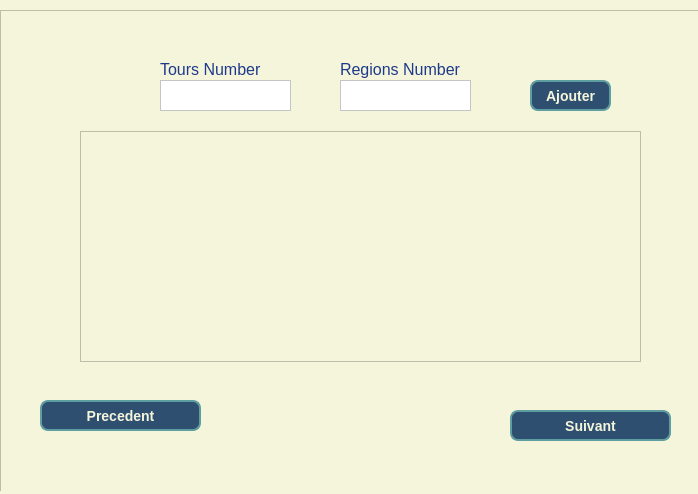
<?xml version="1.0" encoding="UTF-8"?>
<ui version="4.0">
 <class>Page1</class>
 <widget class="QWidget" name="Page1">
  <property name="geometry">
   <rect>
    <x>0</x>
    <y>0</y>
    <width>698</width>
    <height>494</height>
   </rect>
  </property>
  <property name="windowTitle">
   <string>Form</string>
  </property>
  <widget class="QFrame" name="frame">
   <property name="geometry">
    <rect>
     <x>-10</x>
     <y>0</y>
     <width>721</width>
     <height>501</height>
    </rect>
   </property>
   <property name="styleSheet">
    <string notr="true">background-color: rgb(245, 245, 220); /* Light gray */
</string>
   </property>
   <property name="frameShape">
    <enum>QFrame::Shape::StyledPanel</enum>
   </property>
   <property name="frameShadow">
    <enum>QFrame::Shadow::Raised</enum>
   </property>
   <widget class="QStackedWidget" name="stackedWidget">
    <property name="geometry">
     <rect>
      <x>0</x>
      <y>0</y>
      <width>721</width>
      <height>491</height>
     </rect>
    </property>
    <property name="currentIndex">
     <number>1</number>
    </property>
    <widget class="QWidget" name="Page_1">
     <property name="styleSheet">
      <string notr="true">color:black</string>
     </property>
     <widget class="QFrame" name="frame_2">
      <property name="geometry">
       <rect>
        <x>0</x>
        <y>0</y>
        <width>811</width>
        <height>601</height>
       </rect>
      </property>
      <property name="frameShape">
       <enum>QFrame::Shape::StyledPanel</enum>
      </property>
      <property name="frameShadow">
       <enum>QFrame::Shadow::Raised</enum>
      </property>
      <widget class="QLabel" name="label_3">
       <property name="geometry">
        <rect>
         <x>210</x>
         <y>120</y>
         <width>361</width>
         <height>51</height>
        </rect>
       </property>
       <property name="styleSheet">
        <string notr="true">color: #2F4F70;   /* Steel Blue (A darker blue) */

font-size: 18px;  /* Font size */
font-weight: bold;  /* Bold text */
</string>
       </property>
       <property name="text">
        <string>   Choisis un problème à resoudre </string>
       </property>
       <property name="margin">
        <number>-6</number>
       </property>
      </widget>
      <widget class="QPushButton" name="Tours">
       <property name="geometry">
        <rect>
         <x>200</x>
         <y>190</y>
         <width>311</width>
         <height>71</height>
        </rect>
       </property>
       <property name="styleSheet">
        <string notr="true">QPushButton {
   background-color:#2F4F70; 
   color: rgb(245, 245, 220);               /* White text */
    font-size: 14px;            /* Font size */
    font-weight: bold;          /* Bold text */
    border: 2px solid #5F9EA0;  /* Border with a lighter blue color */
    border-radius: 8px;         /* Rounded corners */
    padding: 10px 20px;         /* Padding inside the button */
}

QPushButton:hover {
    background-color: #5F9EA0;  /* Lighter Blue when hovered */
    border: 2px solid #4682B4;  /* Darker border on hover */
}

QPushButton:pressed {
    background-color: #4169E1;  /* Royal Blue when pressed */
    border: 2px solid #3A75A3;  /* Darker border when pressed */
}

QPushButton:disabled {
    background-color: #A9A9A9;  /* Grey background for disabled button */
    color: #7F7F7F;              /* Grey text for disabled button */
    border: 2px solid #D3D3D3;   /* Light border for disabled button */
}
</string>
       </property>
       <property name="text">
        <string>Couverture des tours</string>
       </property>
       <property name="flat">
        <bool>false</bool>
       </property>
      </widget>
      <widget class="QPushButton" name="pushButton_6">
       <property name="geometry">
        <rect>
         <x>200</x>
         <y>310</y>
         <width>311</width>
         <height>71</height>
        </rect>
       </property>
       <property name="styleSheet">
        <string notr="true">QPushButton {
   background-color:#2F4F70; 
   color:rgb(245, 245, 220);            /* White text */
    font-size: 14px;            /* Font size */
    font-weight: bold;          /* Bold text */
    border: 2px solid #5F9EA0;  /* Border with a lighter blue color */
    border-radius: 8px;         /* Rounded corners */
    padding: 10px 20px;         /* Padding inside the button */
}

QPushButton:hover {
    background-color: #5F9EA0;  /* Lighter Blue when hovered */
    border: 2px solid #4682B4;  /* Darker border on hover */
}

QPushButton:pressed {
    background-color: #4169E1;  /* Royal Blue when pressed */
    border: 2px solid #3A75A3;  /* Darker border when pressed */
}

QPushButton:disabled {
    background-color: #A9A9A9;  /* Grey background for disabled button */
    color: #7F7F7F;              /* Grey text for disabled button */
    border: 2px solid #D3D3D3;   /* Light border for disabled button */
}
</string>
       </property>
       <property name="text">
        <string>Couverture des tours</string>
       </property>
      </widget>
     </widget>
    </widget>
    <widget class="QWidget" name="page_2">
     <widget class="QFrame" name="frame_3">
      <property name="geometry">
       <rect>
        <x>10</x>
        <y>10</y>
        <width>721</width>
        <height>491</height>
       </rect>
      </property>
      <property name="frameShape">
       <enum>QFrame::Shape::StyledPanel</enum>
      </property>
      <property name="frameShadow">
       <enum>QFrame::Shadow::Raised</enum>
      </property>
      <widget class="QTextEdit" name="textEdit">
       <property name="geometry">
        <rect>
         <x>160</x>
         <y>70</y>
         <width>131</width>
         <height>31</height>
        </rect>
       </property>
       <property name="styleSheet">
        <string notr="true">background-color:white;</string>
       </property>
       <property name="html">
        <string>&lt;!DOCTYPE HTML PUBLIC &quot;-//W3C//DTD HTML 4.0//EN&quot; &quot;http://www.w3.org/TR/REC-html40/strict.dtd&quot;&gt;
&lt;html&gt;&lt;head&gt;&lt;meta name=&quot;qrichtext&quot; content=&quot;1&quot; /&gt;&lt;meta charset=&quot;utf-8&quot; /&gt;&lt;style type=&quot;text/css&quot;&gt;
p, li { white-space: pre-wrap; }
hr { height: 1px; border-width: 0; }
li.unchecked::marker { content: &quot;\2610&quot;; }
li.checked::marker { content: &quot;\2612&quot;; }
&lt;/style&gt;&lt;/head&gt;&lt;body style=&quot; font-family:'Segoe UI'; font-size:9.75pt; font-weight:400; font-style:normal;&quot;&gt;
&lt;p style=&quot;-qt-paragraph-type:empty; margin-top:0px; margin-bottom:0px; margin-left:0px; margin-right:0px; -qt-block-indent:0; text-indent:0px;&quot;&gt;&lt;br /&gt;&lt;/p&gt;&lt;/body&gt;&lt;/html&gt;</string>
       </property>
      </widget>
      <widget class="QLabel" name="label_5">
       <property name="geometry">
        <rect>
         <x>340</x>
         <y>50</y>
         <width>131</width>
         <height>18</height>
        </rect>
       </property>
       <property name="styleSheet">
        <string notr="true">color: #1E3A8A;  /* A bold, deep blue (Tailwind's blue-900) */

font-size: 16px;
</string>
       </property>
       <property name="text">
        <string>Regions Number</string>
       </property>
      </widget>
      <widget class="QTextEdit" name="textEdit_2">
       <property name="geometry">
        <rect>
         <x>340</x>
         <y>70</y>
         <width>131</width>
         <height>31</height>
        </rect>
       </property>
       <property name="styleSheet">
        <string notr="true">background-color:white;</string>
       </property>
       <property name="html">
        <string>&lt;!DOCTYPE HTML PUBLIC &quot;-//W3C//DTD HTML 4.0//EN&quot; &quot;http://www.w3.org/TR/REC-html40/strict.dtd&quot;&gt;
&lt;html&gt;&lt;head&gt;&lt;meta name=&quot;qrichtext&quot; content=&quot;1&quot; /&gt;&lt;meta charset=&quot;utf-8&quot; /&gt;&lt;style type=&quot;text/css&quot;&gt;
p, li { white-space: pre-wrap; }
hr { height: 1px; border-width: 0; }
li.unchecked::marker { content: &quot;\2610&quot;; }
li.checked::marker { content: &quot;\2612&quot;; }
&lt;/style&gt;&lt;/head&gt;&lt;body style=&quot; font-family:'Segoe UI'; font-size:9.75pt; font-weight:400; font-style:normal;&quot;&gt;
&lt;p style=&quot;-qt-paragraph-type:empty; margin-top:0px; margin-bottom:0px; margin-left:0px; margin-right:0px; -qt-block-indent:0; text-indent:0px;&quot;&gt;&lt;br /&gt;&lt;/p&gt;&lt;/body&gt;&lt;/html&gt;</string>
       </property>
      </widget>
      <widget class="QPushButton" name="Ajouter">
       <property name="geometry">
        <rect>
         <x>530</x>
         <y>70</y>
         <width>81</width>
         <height>31</height>
        </rect>
       </property>
       <property name="styleSheet">
        <string notr="true">QPushButton {
   background-color:#2F4F70; 
   color:rgb(245, 245, 220);            /* White text */
    font-size: 14px;            /* Font size */
    font-weight: bold;          /* Bold text */
    border: 2px solid #5F9EA0;  /* Border with a lighter blue color */
    border-radius: 8px;         /* Rounded corners */

}

QPushButton:hover {
    background-color: #5F9EA0;  /* Lighter Blue when hovered */
    border: 2px solid #4682B4;  /* Darker border on hover */
}

QPushButton:pressed {
    background-color: #4169E1;  /* Royal Blue when pressed */
    border: 2px solid #3A75A3;  /* Darker border when pressed */
}

QPushButton:disabled {
    background-color: #A9A9A9;  /* Grey background for disabled button */
    color: #7F7F7F;              /* Grey text for disabled button */
    border: 2px solid #D3D3D3;   /* Light border for disabled button */
}
</string>
       </property>
       <property name="text">
        <string>Ajouter</string>
       </property>
      </widget>
      <widget class="QLabel" name="label_6">
       <property name="geometry">
        <rect>
         <x>160</x>
         <y>50</y>
         <width>131</width>
         <height>18</height>
        </rect>
       </property>
       <property name="styleSheet">
        <string notr="true">color: #1E3A8A;  /* A bold, deep blue (Tailwind's blue-900) */

font-size: 16px;
</string>
       </property>
       <property name="text">
        <string>Tours Number</string>
       </property>
      </widget>
      <widget class="QTableView" name="tableView">
       <property name="geometry">
        <rect>
         <x>80</x>
         <y>121</y>
         <width>561</width>
         <height>231</height>
        </rect>
       </property>
      </widget>
      <widget class="QPushButton" name="Suivant_p2">
       <property name="geometry">
        <rect>
         <x>510</x>
         <y>400</y>
         <width>161</width>
         <height>31</height>
        </rect>
       </property>
       <property name="styleSheet">
        <string notr="true">QPushButton {
   background-color:#2F4F70; 
   color:rgb(245, 245, 220);            /* White text */
    font-size: 14px;            /* Font size */
    font-weight: bold;          /* Bold text */
    border: 2px solid #5F9EA0;  /* Border with a lighter blue color */
    border-radius: 8px;         /* Rounded corners */

}

QPushButton:hover {
    background-color: #5F9EA0;  /* Lighter Blue when hovered */
    border: 2px solid #4682B4;  /* Darker border on hover */
}

QPushButton:pressed {
    background-color: #4169E1;  /* Royal Blue when pressed */
    border: 2px solid #3A75A3;  /* Darker border when pressed */
}

QPushButton:disabled {
    background-color: #A9A9A9;  /* Grey background for disabled button */
    color: #7F7F7F;              /* Grey text for disabled button */
    border: 2px solid #D3D3D3;   /* Light border for disabled button */
}
</string>
       </property>
       <property name="text">
        <string>Suivant</string>
       </property>
      </widget>
      <widget class="QPushButton" name="precedent_p2">
       <property name="geometry">
        <rect>
         <x>40</x>
         <y>390</y>
         <width>161</width>
         <height>31</height>
        </rect>
       </property>
       <property name="styleSheet">
        <string notr="true">QPushButton {
   background-color:#2F4F70; 
   color:rgb(245, 245, 220);            /* White text */
    font-size: 14px;            /* Font size */
    font-weight: bold;          /* Bold text */
    border: 2px solid #5F9EA0;  /* Border with a lighter blue color */
    border-radius: 8px;         /* Rounded corners */

}

QPushButton:hover {
    background-color: #5F9EA0;  /* Lighter Blue when hovered */
    border: 2px solid #4682B4;  /* Darker border on hover */
}

QPushButton:pressed {
    background-color: #4169E1;  /* Royal Blue when pressed */
    border: 2px solid #3A75A3;  /* Darker border when pressed */
}

QPushButton:disabled {
    background-color: #A9A9A9;  /* Grey background for disabled button */
    color: #7F7F7F;              /* Grey text for disabled button */
    border: 2px solid #D3D3D3;   /* Light border for disabled button */
}
</string>
       </property>
       <property name="text">
        <string>Precedent</string>
       </property>
      </widget>
     </widget>
    </widget>
    <widget class="QWidget" name="page_3">
     <widget class="QFrame" name="frame_4">
      <property name="geometry">
       <rect>
        <x>10</x>
        <y>0</y>
        <width>741</width>
        <height>541</height>
       </rect>
      </property>
      <property name="frameShape">
       <enum>QFrame::Shape::StyledPanel</enum>
      </property>
      <property name="frameShadow">
       <enum>QFrame::Shadow::Raised</enum>
      </property>
      <widget class="QPushButton" name="suivant_3">
       <property name="geometry">
        <rect>
         <x>430</x>
         <y>380</y>
         <width>161</width>
         <height>31</height>
        </rect>
       </property>
       <property name="styleSheet">
        <string notr="true">QPushButton {
   background-color:#2F4F70; 
   color:rgb(245, 245, 220);            /* White text */
    font-size: 14px;            /* Font size */
    font-weight: bold;          /* Bold text */
    border: 2px solid #5F9EA0;  /* Border with a lighter blue color */
    border-radius: 8px;         /* Rounded corners */

}

QPushButton:hover {
    background-color: #5F9EA0;  /* Lighter Blue when hovered */
    border: 2px solid #4682B4;  /* Darker border on hover */
}

QPushButton:pressed {
    background-color: #4169E1;  /* Royal Blue when pressed */
    border: 2px solid #3A75A3;  /* Darker border when pressed */
}

QPushButton:disabled {
    background-color: #A9A9A9;  /* Grey background for disabled button */
    color: #7F7F7F;              /* Grey text for disabled button */
    border: 2px solid #D3D3D3;   /* Light border for disabled button */
}
</string>
       </property>
       <property name="text">
        <string>Suivant</string>
       </property>
      </widget>
      <widget class="QScrollArea" name="scrollArea_3">
       <property name="geometry">
        <rect>
         <x>60</x>
         <y>50</y>
         <width>621</width>
         <height>301</height>
        </rect>
       </property>
       <property name="widgetResizable">
        <bool>true</bool>
       </property>
       <widget class="QWidget" name="scrollAreaWidgetContents_3">
        <property name="geometry">
         <rect>
          <x>0</x>
          <y>0</y>
          <width>619</width>
          <height>299</height>
         </rect>
        </property>
        <widget class="QTableView" name="tableView_3">
         <property name="geometry">
          <rect>
           <x>0</x>
           <y>0</y>
           <width>621</width>
           <height>291</height>
          </rect>
         </property>
        </widget>
       </widget>
      </widget>
      <widget class="QPushButton" name="precedent_p3">
       <property name="geometry">
        <rect>
         <x>100</x>
         <y>380</y>
         <width>161</width>
         <height>31</height>
        </rect>
       </property>
       <property name="styleSheet">
        <string notr="true">QPushButton {
   background-color:#2F4F70; 
   color:rgb(245, 245, 220);            /* White text */
    font-size: 14px;            /* Font size */
    font-weight: bold;          /* Bold text */
    border: 2px solid #5F9EA0;  /* Border with a lighter blue color */
    border-radius: 8px;         /* Rounded corners */

}

QPushButton:hover {
    background-color: #5F9EA0;  /* Lighter Blue when hovered */
    border: 2px solid #4682B4;  /* Darker border on hover */
}

QPushButton:pressed {
    background-color: #4169E1;  /* Royal Blue when pressed */
    border: 2px solid #3A75A3;  /* Darker border when pressed */
}

QPushButton:disabled {
    background-color: #A9A9A9;  /* Grey background for disabled button */
    color: #7F7F7F;              /* Grey text for disabled button */
    border: 2px solid #D3D3D3;   /* Light border for disabled button */
}
</string>
       </property>
       <property name="text">
        <string>Precedent</string>
       </property>
      </widget>
     </widget>
    </widget>
    <widget class="QWidget" name="page_4">
     <widget class="QFrame" name="frame_5">
      <property name="geometry">
       <rect>
        <x>20</x>
        <y>0</y>
        <width>711</width>
        <height>501</height>
       </rect>
      </property>
      <property name="frameShape">
       <enum>QFrame::Shape::StyledPanel</enum>
      </property>
      <property name="frameShadow">
       <enum>QFrame::Shadow::Raised</enum>
      </property>
      <widget class="QLabel" name="label_9">
       <property name="geometry">
        <rect>
         <x>280</x>
         <y>30</y>
         <width>131</width>
         <height>18</height>
        </rect>
       </property>
       <property name="styleSheet">
        <string notr="true">color: #1E3A8A;  /* A bold, deep blue (Tailwind's blue-900) */

font-size: 16px;
</string>
       </property>
       <property name="text">
        <string>Budget</string>
       </property>
      </widget>
      <widget class="QTextEdit" name="textEdit_6">
       <property name="geometry">
        <rect>
         <x>240</x>
         <y>50</y>
         <width>131</width>
         <height>31</height>
        </rect>
       </property>
       <property name="styleSheet">
        <string notr="true">background-color:white;</string>
       </property>
       <property name="html">
        <string>&lt;!DOCTYPE HTML PUBLIC &quot;-//W3C//DTD HTML 4.0//EN&quot; &quot;http://www.w3.org/TR/REC-html40/strict.dtd&quot;&gt;
&lt;html&gt;&lt;head&gt;&lt;meta name=&quot;qrichtext&quot; content=&quot;1&quot; /&gt;&lt;meta charset=&quot;utf-8&quot; /&gt;&lt;style type=&quot;text/css&quot;&gt;
p, li { white-space: pre-wrap; }
hr { height: 1px; border-width: 0; }
li.unchecked::marker { content: &quot;\2610&quot;; }
li.checked::marker { content: &quot;\2612&quot;; }
&lt;/style&gt;&lt;/head&gt;&lt;body style=&quot; font-family:'Segoe UI'; font-size:9.75pt; font-weight:400; font-style:normal;&quot;&gt;
&lt;p style=&quot;-qt-paragraph-type:empty; margin-top:0px; margin-bottom:0px; margin-left:0px; margin-right:0px; -qt-block-indent:0; text-indent:0px;&quot;&gt;&lt;br /&gt;&lt;/p&gt;&lt;/body&gt;&lt;/html&gt;</string>
       </property>
      </widget>
      <widget class="QPushButton" name="Suivant_4">
       <property name="geometry">
        <rect>
         <x>450</x>
         <y>430</y>
         <width>161</width>
         <height>31</height>
        </rect>
       </property>
       <property name="styleSheet">
        <string notr="true">QPushButton {
   background-color:#2F4F70; 
   color:rgb(245, 245, 220);            /* White text */
    font-size: 14px;            /* Font size */
    font-weight: bold;          /* Bold text */
    border: 2px solid #5F9EA0;  /* Border with a lighter blue color */
    border-radius: 8px;         /* Rounded corners */

}

QPushButton:hover {
    background-color: #5F9EA0;  /* Lighter Blue when hovered */
    border: 2px solid #4682B4;  /* Darker border on hover */
}

QPushButton:pressed {
    background-color: #4169E1;  /* Royal Blue when pressed */
    border: 2px solid #3A75A3;  /* Darker border when pressed */
}

QPushButton:disabled {
    background-color: #A9A9A9;  /* Grey background for disabled button */
    color: #7F7F7F;              /* Grey text for disabled button */
    border: 2px solid #D3D3D3;   /* Light border for disabled button */
}
</string>
       </property>
       <property name="text">
        <string>Suivant</string>
       </property>
      </widget>
      <widget class="QScrollArea" name="scrollArea_2">
       <property name="geometry">
        <rect>
         <x>30</x>
         <y>100</y>
         <width>591</width>
         <height>311</height>
        </rect>
       </property>
       <property name="widgetResizable">
        <bool>true</bool>
       </property>
       <widget class="QWidget" name="scrollAreaWidgetContents_2">
        <property name="geometry">
         <rect>
          <x>0</x>
          <y>0</y>
          <width>589</width>
          <height>309</height>
         </rect>
        </property>
        <widget class="QTableView" name="tableView_4">
         <property name="geometry">
          <rect>
           <x>0</x>
           <y>0</y>
           <width>581</width>
           <height>301</height>
          </rect>
         </property>
        </widget>
       </widget>
      </widget>
      <widget class="QPushButton" name="precedent_p4">
       <property name="geometry">
        <rect>
         <x>40</x>
         <y>430</y>
         <width>161</width>
         <height>31</height>
        </rect>
       </property>
       <property name="styleSheet">
        <string notr="true">QPushButton {
   background-color:#2F4F70; 
   color:rgb(245, 245, 220);            /* White text */
    font-size: 14px;            /* Font size */
    font-weight: bold;          /* Bold text */
    border: 2px solid #5F9EA0;  /* Border with a lighter blue color */
    border-radius: 8px;         /* Rounded corners */

}

QPushButton:hover {
    background-color: #5F9EA0;  /* Lighter Blue when hovered */
    border: 2px solid #4682B4;  /* Darker border on hover */
}

QPushButton:pressed {
    background-color: #4169E1;  /* Royal Blue when pressed */
    border: 2px solid #3A75A3;  /* Darker border when pressed */
}

QPushButton:disabled {
    background-color: #A9A9A9;  /* Grey background for disabled button */
    color: #7F7F7F;              /* Grey text for disabled button */
    border: 2px solid #D3D3D3;   /* Light border for disabled button */
}
</string>
       </property>
       <property name="text">
        <string>Precedent</string>
       </property>
      </widget>
     </widget>
    </widget>
    <widget class="QWidget" name="page_5">
     <widget class="QFrame" name="frame_6">
      <property name="geometry">
       <rect>
        <x>0</x>
        <y>0</y>
        <width>711</width>
        <height>531</height>
       </rect>
      </property>
      <property name="frameShape">
       <enum>QFrame::Shape::StyledPanel</enum>
      </property>
      <property name="frameShadow">
       <enum>QFrame::Shadow::Raised</enum>
      </property>
      <widget class="QScrollArea" name="scrollArea">
       <property name="geometry">
        <rect>
         <x>49</x>
         <y>29</y>
         <width>621</width>
         <height>411</height>
        </rect>
       </property>
       <property name="widgetResizable">
        <bool>true</bool>
       </property>
       <widget class="QWidget" name="scrollAreaWidgetContents">
        <property name="geometry">
         <rect>
          <x>0</x>
          <y>0</y>
          <width>619</width>
          <height>409</height>
         </rect>
        </property>
       </widget>
      </widget>
      <widget class="QPushButton" name="precedent_p5">
       <property name="geometry">
        <rect>
         <x>260</x>
         <y>450</y>
         <width>161</width>
         <height>31</height>
        </rect>
       </property>
       <property name="styleSheet">
        <string notr="true">QPushButton {
   background-color:#2F4F70; 
   color:rgb(245, 245, 220);            /* White text */
    font-size: 14px;            /* Font size */
    font-weight: bold;          /* Bold text */
    border: 2px solid #5F9EA0;  /* Border with a lighter blue color */
    border-radius: 8px;         /* Rounded corners */

}

QPushButton:hover {
    background-color: #5F9EA0;  /* Lighter Blue when hovered */
    border: 2px solid #4682B4;  /* Darker border on hover */
}

QPushButton:pressed {
    background-color: #4169E1;  /* Royal Blue when pressed */
    border: 2px solid #3A75A3;  /* Darker border when pressed */
}

QPushButton:disabled {
    background-color: #A9A9A9;  /* Grey background for disabled button */
    color: #7F7F7F;              /* Grey text for disabled button */
    border: 2px solid #D3D3D3;   /* Light border for disabled button */
}
</string>
       </property>
       <property name="text">
        <string>Precedent</string>
       </property>
      </widget>
     </widget>
    </widget>
   </widget>
  </widget>
 </widget>
 <resources/>
 <connections/>
</ui>
